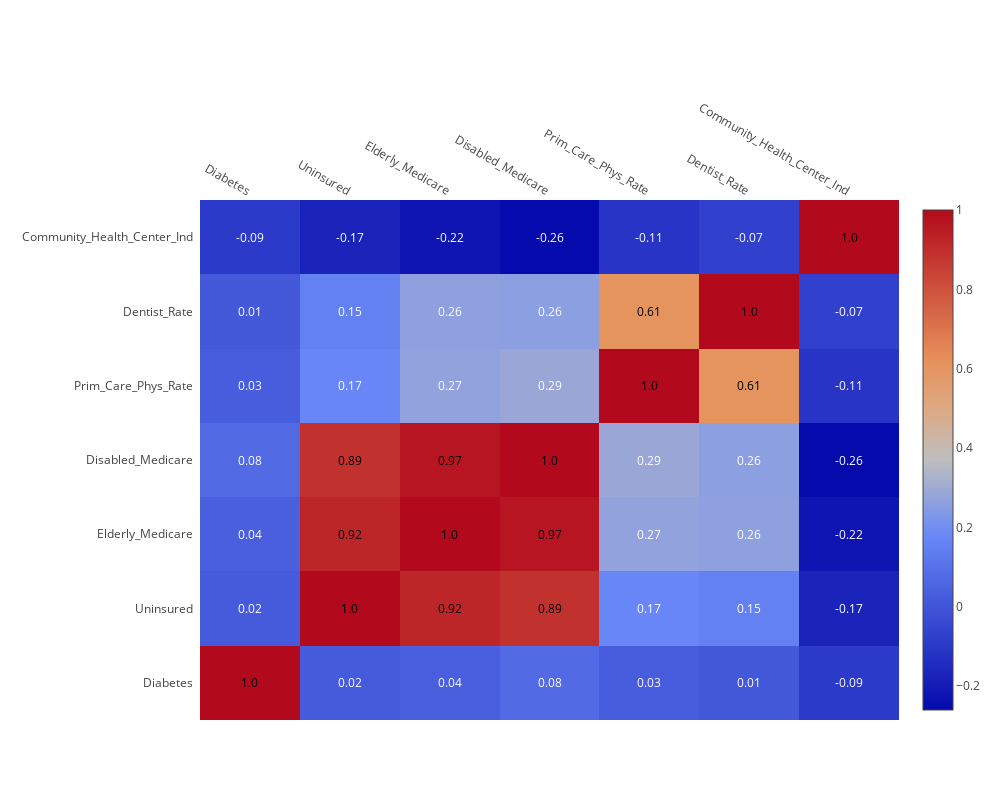

Write notebook code for a chart like this one.
### Code cell
import plotly.figure_factory as ff
from plotly.offline import download_plotlyjs, init_notebook_mode, plot, iplot
init_notebook_mode(connected=True)
corrs=var_cor1.corr()
# Plotting Heatmap to know about Correlation
figure=ff.create_annotated_heatmap(z=corrs.values,x=list(corrs.columns),
    y=list(corrs.index),
    annotation_text=corrs.round(2).values,
    showscale=True)
figure.layout.margin = dict(l=200, t=200)
figure.layout.height = 800
figure.layout.width = 1000
iplot(figure)

### Figure 1 — Plotly figure (JSON) as saved in the notebook; plotly's stock layout.template omitted (floating-point values rounded to 4 significant figures)
{"data": [{"colorscale": "RdBu", "reversescale": false, "showscale": true, "type": "heatmap", "uid": "04ce926b-cb51-4007-a981-89dc45dd1e5d", "x": ["Diabetes", "Uninsured", "Elderly_Medicare", "Disabled_Medicare", "Prim_Care_Phys_Rate", "Dentist_Rate", "Community_Health_Center_Ind"], "y": ["Diabetes", "Uninsured", "Elderly_Medicare", "Disabled_Medicare", "Prim_Care_Phys_Rate", "Dentist_Rate", "Community_Health_Center_Ind"], "z": [[1, 0.01963, 0.03531, 0.07697, 0.02798, 0.01311, -0.09467], [0.01963, 1, 0.9204, 0.8894, 0.1704, 0.1527, -0.1701], [0.03531, 0.9204, 1, 0.9686, 0.2706, 0.263, -0.2226], [0.07697, 0.8894, 0.9686, 1, 0.2889, 0.2584, -0.2601], [0.02798, 0.1704, 0.2706, 0.2889, 1, 0.609, -0.1128], [0.01311, 0.1527, 0.263, 0.2584, 0.609, 1, -0.06871], [-0.09467, -0.1701, -0.2226, -0.2601, -0.1128, -0.06871, 1]]}], "layout": {"annotations": [{"font": {"color": "#000000"}, "showarrow": false, "text": "1.0", "x": "Diabetes", "xref": "x", "y": "Diabetes", "yref": "y"}, {"font": {"color": "#FFFFFF"}, "showarrow": false, "text": "0.02", "x": "Uninsured", "xref": "x", "y": "Diabetes", "yref": "y"}, {"font": {"color": "#FFFFFF"}, "showarrow": false, "text": "0.04", "x": "Elderly_Medicare", "xref": "x", "y": "Diabetes", "yref": "y"}, {"font": {"color": "#FFFFFF"}, "showarrow": false, "text": "0.08", "x": "Disabled_Medicare", "xref": "x", "y": "Diabetes", "yref": "y"}, {"font": {"color": "#FFFFFF"}, "showarrow": false, "text": "0.03", "x": "Prim_Care_Phys_Rate", "xref": "x", "y": "Diabetes", "yref": "y"}, {"font": {"color": "#FFFFFF"}, "showarrow": false, "text": "0.01", "x": "Dentist_Rate", "xref": "x", "y": "Diabetes", "yref": "y"}, {"font": {"color": "#FFFFFF"}, "showarrow": false, "text": "-0.09", "x": "Community_Health_Center_Ind", "xref": "x", "y": "Diabetes", "yref": "y"}, {"font": {"color": "#FFFFFF"}, "showarrow": false, "text": "0.02", "x": "Diabetes", "xref": "x", "y": "Uninsured", "yref": "y"}, {"font": {"color": "#000000"}, "showarrow": false, "text": "1.0", "x": "Uninsured", "xref": "x", "y": "Uninsured", "yref": "y"}, {"font": {"color": "#000000"}, "showarrow": false, "text": "0.92", "x": "Elderly_Medicare", "xref": "x", "y": "Uninsured", "yref": "y"}, {"font": {"color": "#000000"}, "showarrow": false, "text": "0.89", "x": "Disabled_Medicare", "xref": "x", "y": "Uninsured", "yref": "y"}, {"font": {"color": "#FFFFFF"}, "showarrow": false, "text": "0.17", "x": "Prim_Care_Phys_Rate", "xref": "x", "y": "Uninsured", "yref": "y"}, {"font": {"color": "#FFFFFF"}, "showarrow": false, "text": "0.15", "x": "Dentist_Rate", "xref": "x", "y": "Uninsured", "yref": "y"}, {"font": {"color": "#FFFFFF"}, "showarrow": false, "text": "-0.17", "x": "Community_Health_Center_Ind", "xref": "x", "y": "Uninsured", "yref": "y"}, {"font": {"color": "#FFFFFF"}, "showarrow": false, "text": "0.04", "x": "Diabetes", "xref": "x", "y": "Elderly_Medicare", "yref": "y"}, {"font": {"color": "#000000"}, "showarrow": false, "text": "0.92", "x": "Uninsured", "xref": "x", "y": "Elderly_Medicare", "yref": "y"}, {"font": {"color": "#000000"}, "showarrow": false, "text": "1.0", "x": "Elderly_Medicare", "xref": "x", "y": "Elderly_Medicare", "yref": "y"}, {"font": {"color": "#000000"}, "showarrow": false, "text": "0.97", "x": "Disabled_Medicare", "xref": "x", "y": "Elderly_Medicare", "yref": "y"}, {"font": {"color": "#FFFFFF"}, "showarrow": false, "text": "0.27", "x": "Prim_Care_Phys_Rate", "xref": "x", "y": "Elderly_Medicare", "yref": "y"}, {"font": {"color": "#FFFFFF"}, "showarrow": false, "text": "0.26", "x": "Dentist_Rate", "xref": "x", "y": "Elderly_Medicare", "yref": "y"}, {"font": {"color": "#FFFFFF"}, "showarrow": false, "text": "-0.22", "x": "Community_Health_Center_Ind", "xref": "x", "y": "Elderly_Medicare", "yref": "y"}, {"font": {"color": "#FFFFFF"}, "showarrow": false, "text": "0.08", "x": "Diabetes", "xref": "x", "y": "Disabled_Medicare", "yref": "y"}, {"font": {"color": "#000000"}, "showarrow": false, "text": "0.89", "x": "Uninsured", "xref": "x", "y": "Disabled_Medicare", "yref": "y"}, {"font": {"color": "#000000"}, "showarrow": false, "text": "0.97", "x": "Elderly_Medicare", "xref": "x", "y": "Disabled_Medicare", "yref": "y"}, {"font": {"color": "#000000"}, "showarrow": false, "text": "1.0", "x": "Disabled_Medicare", "xref": "x", "y": "Disabled_Medicare", "yref": "y"}, {"font": {"color": "#FFFFFF"}, "showarrow": false, "text": "0.29", "x": "Prim_Care_Phys_Rate", "xref": "x", "y": "Disabled_Medicare", "yref": "y"}, {"font": {"color": "#FFFFFF"}, "showarrow": false, "text": "0.26", "x": "Dentist_Rate", "xref": "x", "y": "Disabled_Medicare", "yref": "y"}, {"font": {"color": "#FFFFFF"}, "showarrow": false, "text": "-0.26", "x": "Community_Health_Center_Ind", "xref": "x", "y": "Disabled_Medicare", "yref": "y"}, {"font": {"color": "#FFFFFF"}, "showarrow": false, "text": "0.03", "x": "Diabetes", "xref": "x", "y": "Prim_Care_Phys_Rate", "yref": "y"}, {"font": {"color": "#FFFFFF"}, "showarrow": false, "text": "0.17", "x": "Uninsured", "xref": "x", "y": "Prim_Care_Phys_Rate", "yref": "y"}, {"font": {"color": "#FFFFFF"}, "showarrow": false, "text": "0.27", "x": "Elderly_Medicare", "xref": "x", "y": "Prim_Care_Phys_Rate", "yref": "y"}, {"font": {"color": "#FFFFFF"}, "showarrow": false, "text": "0.29", "x": "Disabled_Medicare", "xref": "x", "y": "Prim_Care_Phys_Rate", "yref": "y"}, {"font": {"color": "#000000"}, "showarrow": false, "text": "1.0", "x": "Prim_Care_Phys_Rate", "xref": "x", "y": "Prim_Care_Phys_Rate", "yref": "y"}, {"font": {"color": "#000000"}, "showarrow": false, "text": "0.61", "x": "Dentist_Rate", "xref": "x", "y": "Prim_Care_Phys_Rate", "yref": "y"}, {"font": {"color": "#FFFFFF"}, "showarrow": false, "text": "-0.11", "x": "Community_Health_Center_Ind", "xref": "x", "y": "Prim_Care_Phys_Rate", "yref": "y"}, {"font": {"color": "#FFFFFF"}, "showarrow": false, "text": "0.01", "x": "Diabetes", "xref": "x", "y": "Dentist_Rate", "yref": "y"}, {"font": {"color": "#FFFFFF"}, "showarrow": false, "text": "0.15", "x": "Uninsured", "xref": "x", "y": "Dentist_Rate", "yref": "y"}, {"font": {"color": "#FFFFFF"}, "showarrow": false, "text": "0.26", "x": "Elderly_Medicare", "xref": "x", "y": "Dentist_Rate", "yref": "y"}, {"font": {"color": "#FFFFFF"}, "showarrow": false, "text": "0.26", "x": "Disabled_Medicare", "xref": "x", "y": "Dentist_Rate", "yref": "y"}, {"font": {"color": "#000000"}, "showarrow": false, "text": "0.61", "x": "Prim_Care_Phys_Rate", "xref": "x", "y": "Dentist_Rate", "yref": "y"}, {"font": {"color": "#000000"}, "showarrow": false, "text": "1.0", "x": "Dentist_Rate", "xref": "x", "y": "Dentist_Rate", "yref": "y"}, {"font": {"color": "#FFFFFF"}, "showarrow": false, "text": "-0.07", "x": "Community_Health_Center_Ind", "xref": "x", "y": "Dentist_Rate", "yref": "y"}, {"font": {"color": "#FFFFFF"}, "showarrow": false, "text": "-0.09", "x": "Diabetes", "xref": "x", "y": "Community_Health_Center_Ind", "yref": "y"}, {"font": {"color": "#FFFFFF"}, "showarrow": false, "text": "-0.17", "x": "Uninsured", "xref": "x", "y": "Community_Health_Center_Ind", "yref": "y"}, {"font": {"color": "#FFFFFF"}, "showarrow": false, "text": "-0.22", "x": "Elderly_Medicare", "xref": "x", "y": "Community_Health_Center_Ind", "yref": "y"}, {"font": {"color": "#FFFFFF"}, "showarrow": false, "text": "-0.26", "x": "Disabled_Medicare", "xref": "x", "y": "Community_Health_Center_Ind", "yref": "y"}, {"font": {"color": "#FFFFFF"}, "showarrow": false, "text": "-0.11", "x": "Prim_Care_Phys_Rate", "xref": "x", "y": "Community_Health_Center_Ind", "yref": "y"}, {"font": {"color": "#FFFFFF"}, "showarrow": false, "text": "-0.07", "x": "Dentist_Rate", "xref": "x", "y": "Community_Health_Center_Ind", "yref": "y"}, {"font": {"color": "#000000"}, "showarrow": false, "text": "1.0", "x": "Community_Health_Center_Ind", "xref": "x", "y": "Community_Health_Center_Ind", "yref": "y"}], "height": 800, "margin": {"l": 200, "t": 200}, "width": 1000, "xaxis": {"dtick": 1, "gridcolor": "rgb(0, 0, 0)", "side": "top", "ticks": ""}, "yaxis": {"dtick": 1, "ticks": "", "ticksuffix": "  "}}}
